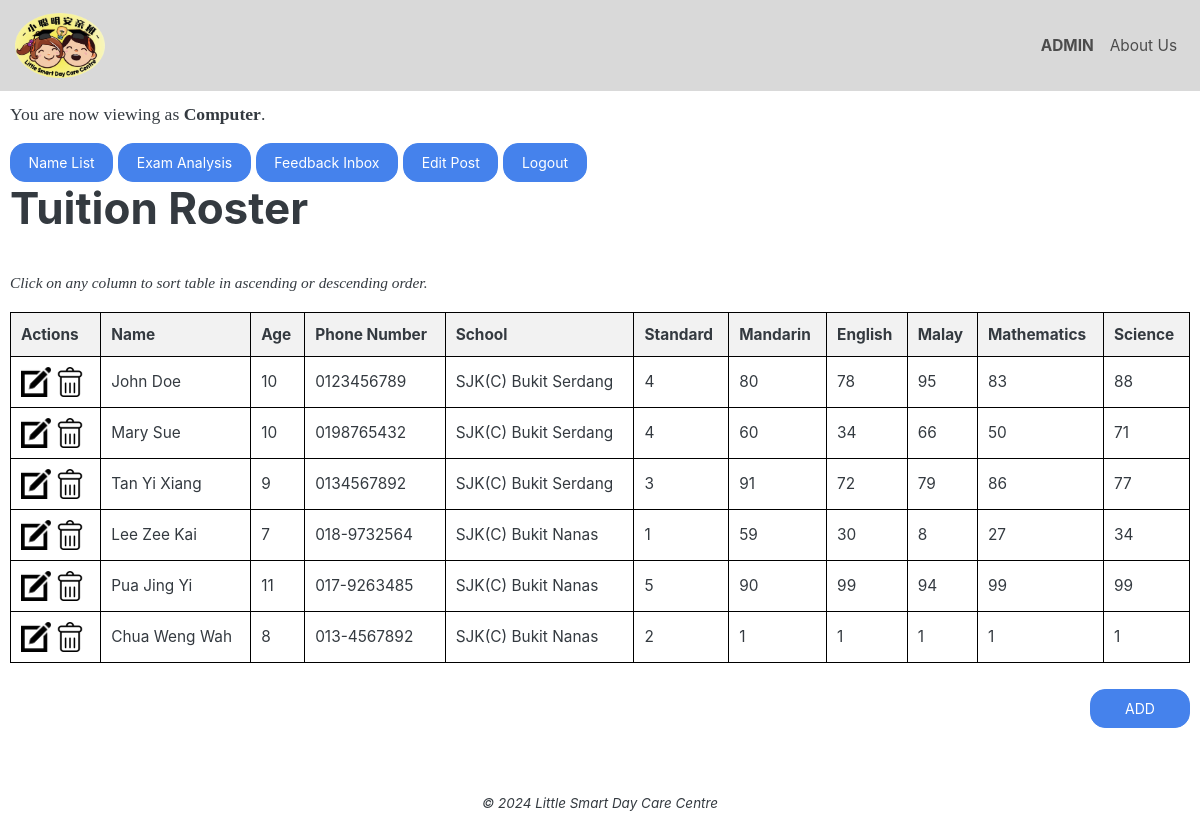
Before: /roster.php with the older database file.
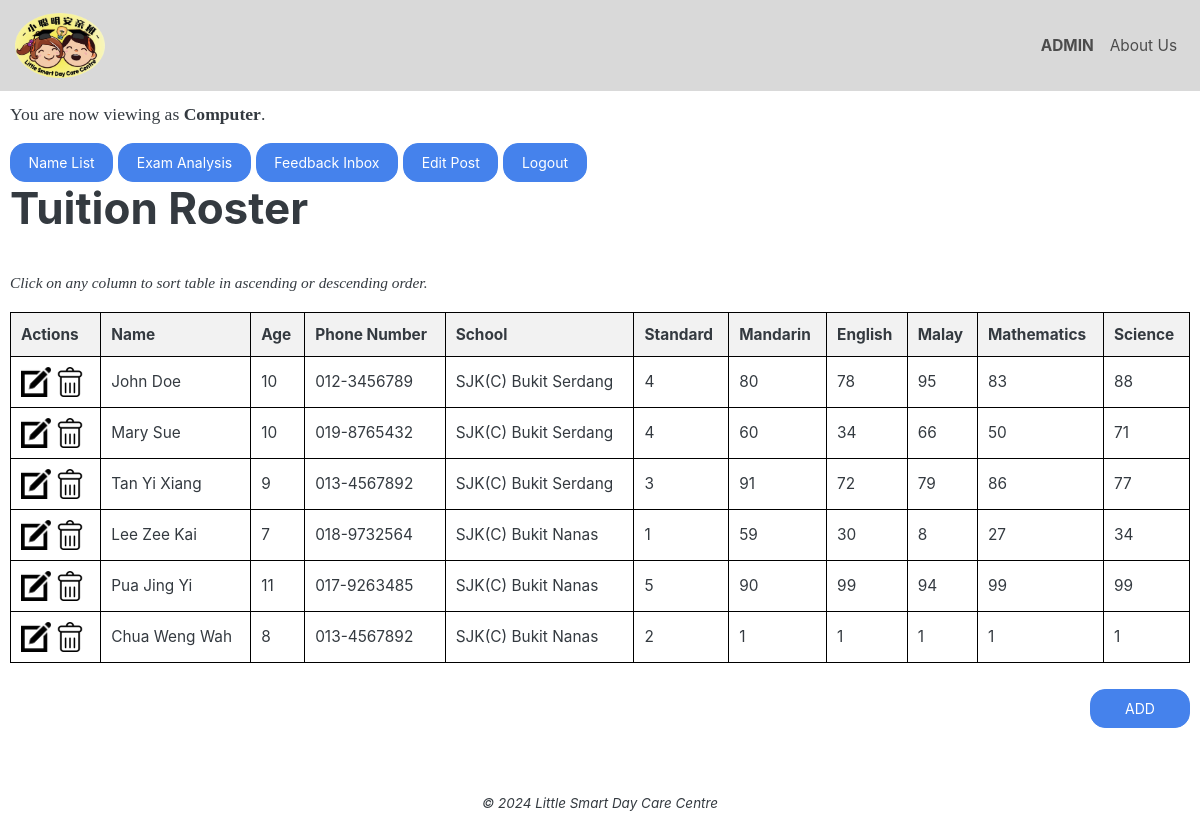
After: the same page with the newer database file.
### tables this page shows
CREATE TABLE `students` (
  `student_id` int(128) NOT NULL,
  `student_name` varchar(255) NOT NULL,
  `age` int(3) NOT NULL,
  `telno` varchar(16) NOT NULL,
  `school` varchar(255) NOT NULL,
  `standard` int(1) NOT NULL,
  `mandarin` int(3) NOT NULL,
  `english` int(3) NOT NULL,
  `malay` int(3) NOT NULL,
  `math` int(3) NOT NULL,
  `science` int(3) NOT NULL
);

### helper_list_roster.php (the view, shortened to what this page needs)
<?php
function buildRoster($list) {
    foreach ($list as $entry) {
        $output = "";
        $output .= <<< ROW
            <tr>
                <td>
                    <a class="img-btn" href="edit_roster.php?id=$entry->student_id">
                        <img src="media/edit_img.png" alt="edit">
                    </a>
                    <a class="img-btn" href="#" data-bs-target="#deleteModal" data-bs-toggle="modal" data-bs-id="$entry->student_id">
                        <img src="media/delete_img.png" alt="delete">
                    </a>
                </td>
                <td>$entry->student_name</td>
                <td>$entry->age</td>
                <td>$entry->telno</td>
                <td>$entry->school</td>
                <td>$entry->standard</td>
                <td>$entry->mandarin</td>
                <td>$entry->english</td>
                <td>$entry->malay</td>
                <td>$entry->math</td>
                <td>$entry->science</td>
            </tr>
        ROW;
        echo $output;
    }
}
function listRoster($conn) {
    $stmt = $conn->prepare("SELECT * FROM students");
    $stmt->execute();
    $result = $stmt->get_result();
    if ($result->num_rows){
        while($row = $result->fetch_object()){
            $resultarr[] = $row;
        }
        return array($resultarr);
    } else {
        return array(null);
    }
}

Changed rows visible on the page:
changed students "John Doe": telno "0123456789" → "012-3456789"
changed students "Mary Sue": telno "0198765432" → "019-8765432"
changed students "Tan Yi Xiang": telno "0134567892" → "013-4567892"
